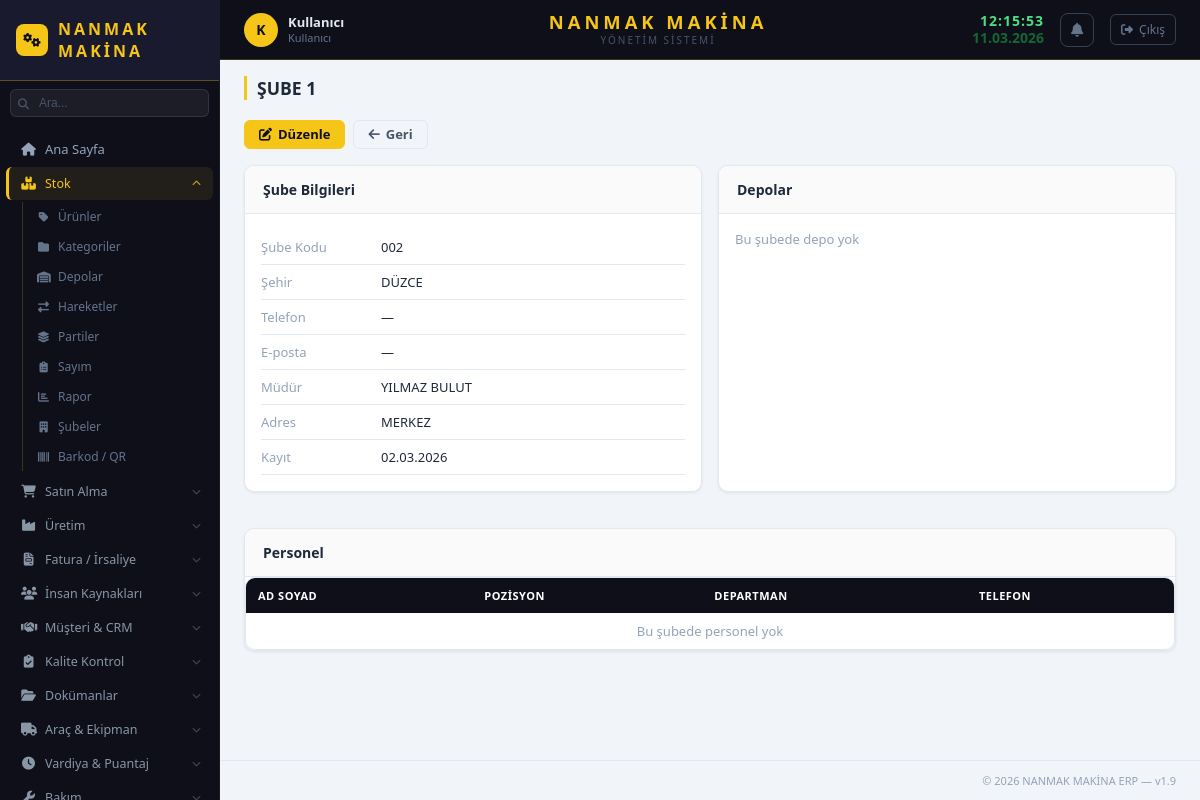
Screenshot of /stok/sube/2 (signed in) with the database file from the repository.
### app/stok/models/sistem_ayar.py (models this page shows, shortened)
class SistemAyar(db.Model):
    __tablename__ = 'sistem_ayar'
    id = db.Column(db.Integer, primary_key=True, autoincrement=True)
    anahtar = db.Column(db.String(100), unique=True, nullable=False)
    deger = db.Column(db.Text)
    aciklama = db.Column(db.String(200))
    guncelleme = db.Column(db.String(30), default=lambda: datetime.now().strftime('%d.%m.%Y %H:%M'))
    @staticmethod
    def get(anahtar, varsayilan=''):
        ayar = SistemAyar.query.filter_by(anahtar=anahtar).first()
        return ayar.deger if ayar else varsayilan

### app/stok/models/sube.py (models this page shows, shortened)
class Sube(db.Model):
    __tablename__ = 'sube'
    id = db.Column(db.Integer, primary_key=True, autoincrement=True)
    sube_kodu = db.Column(db.String(20), unique=True, nullable=False)
    sube_adi = db.Column(db.String(100), nullable=False)
    adres = db.Column(db.Text)
    sehir = db.Column(db.String(50))
    telefon = db.Column(db.String(20))
    email = db.Column(db.String(100))
    mudur = db.Column(db.String(100))
    merkez_mi = db.Column(db.Integer, default=0)  # 1 = merkez şube
    aktif = db.Column(db.Integer, default=1)
    olusturma_tarihi = db.Column(db.String(20), default=lambda: datetime.now().strftime('%d.%m.%Y'))
    depolar = db.relationship('Depo', backref='sube', lazy=True, foreign_keys='Depo.sube_id')
    personeller = db.relationship('Personel', backref='sube', lazy=True, foreign_keys='Personel.sube_id')

### app/stok/routes/sube_routes.py (the view)
@sube_bp.route('/sube/<int:id>')
def sube_detay(id):
    sube = Sube.query.get_or_404(id)
    return render_template('sube/sube_detay.html', sube=sube)

### app/__init__.py (called while the page is built)
def login_gerekli_mi(endpoint, path):
    for acik in ACIK_URLLAR:
        if path.startswith(acik):
            return False
    return True

### app/kullanici/models/kullanici.py (called while the page is built)
    def birincil_rol(self):
        if self.roller:
            return self.roller[0].rol
        return None

    def admin_mi(self):
        for kr in self.roller:
            if kr.rol and kr.rol.rol_adi == 'admin':
                return True
        return False

### app/stok/templates/sube/sube_detay.html (shortened to what this page needs)
{% extends "base.html" %}
{% block page_title %}{{ sube.sube_adi }}{% endblock %}
{% block content %}
<div style="display:flex;gap:8px;margin-bottom:16px;">
    <a href="{{ url_for('sube.sube_form', id=sube.id) }}" class="btn btn-primary"><i class="fas fa-edit"></i> Düzenle</a>
    <a href="{{ url_for('sube.sube_liste') }}" class="btn btn-ghost"><i class="fas fa-arrow-left"></i> Geri</a>
</div>
<div class="grid grid-2" style="gap:16px;">
    <div class="card">
        <div class="card-header"><h3 class="card-title">Şube Bilgileri</h3></div>
        <div style="padding:16px;">
            <table style="width:100%;font-size:13px;border-collapse:collapse;">
                {% for label, val in [('Şube Kodu', sube.sube_kodu),('Şehir', sube.sehir),('Telefon',sube.telefon),('E-posta',sube.email),('Müdür',sube.mudur),('Adres',sube.adres),('Kayıt',sube.olusturma_tarihi)] %}
                <tr style="border-bottom:1px solid var(--gri-kenar);">
                    <td style="padding:8px 0;color:var(--gri);width:120px;">{{ label }}</td>
                    <td style="padding:8px 0;font-weight:500;">{{ val or '—' }}</td>
                </tr>
                {% endfor %}
            </table>
        </div>
    </div>
    <div class="card">
        <div class="card-header"><h3 class="card-title">Depolar</h3></div>
        <div style="padding:16px;">
            {% for d in sube.depolar if d.aktif %}
            <div style="padding:8px 0;border-bottom:1px solid var(--gri-kenar);font-size:13px;">
                <i class="fas fa-warehouse" style="color:var(--sari);margin-right:6px;"></i>{{ d.depo_adi }}
                <span style="color:var(--gri);font-size:11px;margin-left:4px;">{{ d.depo_kodu }}</span>
            </div>
            {% else %}<p style="color:var(--gri);font-size:13px;">Bu şubede depo yok</p>{% endfor %}
        </div>
    </div>
    <div class="card" style="grid-column:1/-1;">
        <div class="card-header"><h3 class="card-title">Personel</h3></div>
        <div class="table-container">
            <table class="data-table">
                <thead><tr><th>Ad Soyad</th><th>Pozisyon</th><th>Departman</th><th>Telefon</th></tr></thead>
                <tbody>
                {% for p in sube.personeller if p.aktif %}
                <tr>
                    <td>{{ p.ad }} {{ p.soyad }}</td>
                    <td>{{ p.pozisyon or '—' }}</td>
                    <td>{{ p.departman or '—' }}</td>
                    <td>{{ p.telefon or '—' }}</td>
                </tr>
                {% else %}<tr><td colspan="4" style="text-align:center;color:var(--gri);">Bu şubede personel yok</td></tr>{% endfor %}
                </tbody>
            </table>
        </div>
    </div>
</div>
{% endblock %}

### app/stok/templates/base.html (shortened to what this page needs)
<!DOCTYPE html>
<html lang="tr">
<head>
    <link rel="stylesheet" href="{{ url_for('static', filename='css/main.css') }}">
    <link rel="stylesheet" href="https://cdnjs.cloudflare.com/ajax/libs/font-awesome/6.4.0/css/all.min.css">
</head>
<body>
<aside class="sidebar">
    <div class="sidebar-logo">
        {% if firma_logo %}
        <img src="{{ url_for('static', filename='img/' + firma_logo) }}"
             alt="{{ firma_adi }}" style="height:36px;max-width:140px;object-fit:contain;">
        {% else %}
        <span class="sidebar-logo-icon"><i class="fas fa-cogs"></i></span>
        <span class="sidebar-logo-text">{{ firma_adi }}</span>
        {% endif %}
    </div>
    <div class="sidebar-arama">
        <i class="fas fa-search sidebar-arama-ikon"></i>
        <input type="text" id="global-arama" placeholder="Ara..." autocomplete="off">
    </div>
    <nav class="sidebar-nav">
        <a href="/" class="nav-item {% if request.path == '/' %}active{% endif %}">
            <i class="fas fa-home"></i><span>Ana Sayfa</span>
        </a>
        <div class="nav-group">
            <div class="nav-group-title" id="btn-stok-menu">
                <i class="fas fa-boxes ng-icon"></i>
                <span class="ng-label">Stok</span>
                <i class="fas fa-chevron-down ng-arrow"></i>
            </div>
            <div id="stok-menu" class="nav-submenu">
                <a href="{{ url_for('stok.urun_liste') }}"><i class="fas fa-tag"></i> Ürünler</a>
                <a href="{{ url_for('kategori.kategori_liste') }}"><i class="fas fa-folder"></i> Kategoriler</a>
                <a href="{{ url_for('depo.depo_liste') }}"><i class="fas fa-warehouse"></i> Depolar</a>
                <a href="{{ url_for('hareket.hareket_liste') }}"><i class="fas fa-exchange-alt"></i> Hareketler</a>
                <a href="{{ url_for('parti.parti_liste') }}"><i class="fas fa-layer-group"></i> Partiler</a>
                <a href="{{ url_for('sayim.sayim_liste') }}"><i class="fas fa-clipboard-list"></i> Sayım</a>
                <a href="{{ url_for('rapor.mevcut_stok_raporu') }}"><i class="fas fa-chart-bar"></i> Rapor</a>
                <a href="{{ url_for('sube.sube_liste') }}"><i class="fas fa-building"></i> Şubeler</a>
                <a href="{{ url_for('barkod.barkod_panel') }}"><i class="fas fa-barcode"></i> Barkod / QR</a>
            </div>
        </div>
        <div class="nav-group">
            <div class="nav-group-title" id="btn-satin-menu">
                <i class="fas fa-shopping-cart ng-icon"></i>
                <span class="ng-label">Satın Alma</span>
                <i class="fas fa-chevron-down ng-arrow"></i>
            </div>
        </div>
        <div class="nav-group">
            <div class="nav-group-title" id="btn-uretim-menu">
                <i class="fas fa-industry ng-icon"></i>
                <span class="ng-label">Üretim</span>
                <i class="fas fa-chevron-down ng-arrow"></i>
            </div>
        </div>
        <div class="nav-group">
            <div class="nav-group-title" id="btn-fatura-menu">
                <i class="fas fa-file-invoice ng-icon"></i>
                <span class="ng-label">Fatura / İrsaliye</span>
                <i class="fas fa-chevron-down ng-arrow"></i>
            </div>
        </div>
        {% if session.get('admin') or yetki.get('ik') %}
        <div class="nav-group">
            <div class="nav-group-title" id="btn-ik-menu">
                <i class="fas fa-users ng-icon"></i>
                <span class="ng-label">İnsan Kaynakları</span>
                <i class="fas fa-chevron-down ng-arrow"></i>
            </div>
        </div>
        {% endif %}
        {% if aktif_moduller.get('crm') %}
        <div class="nav-group">
            <div class="nav-group-title" id="btn-crm-menu">
                <i class="fas fa-handshake ng-icon"></i>
                <span class="ng-label">Müşteri & CRM</span>
                <i class="fas fa-chevron-down ng-arrow"></i>
            </div>
        </div>
        {% endif %}
        {% if aktif_moduller.get('kalite') %}
        <div class="nav-group">
            <div class="nav-group-title" id="btn-kalite-menu">
                <i class="fas fa-clipboard-check ng-icon"></i>
                <span class="ng-label">Kalite Kontrol</span>
                <i class="fas fa-chevron-down ng-arrow"></i>
            </div>
        </div>
        {% endif %}
        {% if aktif_moduller.get('dokuman') %}
        <div class="nav-group">
            <div class="nav-group-title" id="btn-dokuman-menu">
                <i class="fas fa-folder-open ng-icon"></i>
                <span class="ng-label">Dokümanlar</span>
                <i class="fas fa-chevron-down ng-arrow"></i>
            </div>
        </div>
        {% endif %}
        {% if aktif_moduller.get('arac') %}
        <div class="nav-group">
            <div class="nav-group-title" id="btn-arac-menu">
                <i class="fas fa-truck ng-icon"></i>
                <span class="ng-label">Araç & Ekipman</span>
                <i class="fas fa-chevron-down ng-arrow"></i>
            </div>
        </div>
        {% endif %}
        {% if aktif_moduller.get('vardiya') %}
        <div class="nav-group">
            <div class="nav-group-title" id="btn-vardiya-menu">
                <i class="fas fa-clock ng-icon"></i>
                <span class="ng-label">Vardiya & Puantaj</span>
                <i class="fas fa-chevron-down ng-arrow"></i>
            </div>
        </div>
        {% endif %}
        {% if aktif_moduller.get('bakim') %}
        <div class="nav-group">
            <div class="nav-group-title" id="btn-bakim-menu">
                <i class="fas fa-wrench ng-icon"></i>
                <span class="ng-label">Bakım</span>
                <i class="fas fa-chevron-down ng-arrow"></i>
            </div>
        </div>
        {% endif %}
    </nav>
</aside>
<div class="main-wrapper">
    <header class="top-header">
        <div class="header-left">
            <a href="{{ url_for('kullanici.profil') }}" class="header-user" title="Profilim" style="text-decoration:none;">
                <div class="header-user-avatar">{{ session.get('tam_ad', 'K')[:1] | upper }}</div>
                <div class="header-user-info">
                    <span class="header-user-name">{{ session.get('tam_ad', 'Kullanıcı') }}</span>
                    <span class="header-user-role">{% if session.get('admin') %}Admin{% else %}Kullanıcı{% endif %}</span>
                </div>
            </a>
        </div>
        <div class="header-center">
            <div class="header-firma">{{ firma_adi }}</div>
            <div class="header-firma-alt">{{ firma_alt_baslik }}</div>
        </div>
        <div class="header-right">
            <div class="header-datetime">
                <span class="header-saat" id="header-saat">--:--:--</span>
                <span class="header-tarih" id="header-tarih">--.--.----</span>
            </div>
            <div class="bildirim-wrapper" id="bildirim-wrapper">
                <button class="bildirim-btn" onclick="toggleBildirimler()" title="Bildirimler">
                    <i class="fas fa-bell"></i>
                </button>
            </div>
            <a href="{{ url_for('kullanici.cikis') }}" class="header-cikis" title="Çıkış Yap">
                <i class="fas fa-sign-out-alt"></i>
                <span>Çıkış</span>
            </a>
        </div>
    </header>
    <div class="page-header">
        <h2 class="page-title">{% block page_title %}{% endblock %}</h2>
    </div>
    <main class="main-content">
        {% block content %}{% endblock %}
    </main>
    <footer class="footer">
        <span>© 2026 {{ firma_adi }} ERP — v1.9</span>
    </footer>
</div>
</body>
</html>

### app/stok/templates/base.html (style rules this page uses)
.bildirim-wrapper { position: relative; }
.bildirim-btn { background: none; border: 1px solid #334155; color: #64748b; width: 34px; height: 34px; border-radius: 8px; cursor: pointer; display: flex; align-items: center; justify-content: center; font-size: 14px; transition: all 0.15s; position: relative; }
.sidebar-arama { padding: 8px 10px; position: relative; }
.sidebar-arama input { width: 100%; background: rgba(255,255,255,0.06); border: 1px solid rgba(255,255,255,0.1); border-radius: 6px; padding: 6px 8px 6px 28px; color: #94a3b8; font-size: 12px; outline: none; transition: all 0.15s; }
.sidebar-arama input::placeholder { color: #475569; }
.sidebar-arama-ikon { position: absolute; left: 18px; top: 50%; transform: translateY(-50%); color: #475569; font-size: 11px; pointer-events: none; }

### rows the page displays
SistemAyar: deger "NANMAK MAKİNA"
SistemAyar: deger "YÖNETIM SISTEMI"
Sube: sube_adi "ŞUBE 1", label "Şube Kodu", sube_kodu "002", label "Şehir", sehir "DÜZCE", label "Müdür", mudur "YILMAZ BULUT", label "Adres", adres "MERKEZ", label "Kayıt", olusturma_tarihi "02.03.2026"

### other values shown
{{ session.get('tam_ad', 'K')[:1] | upper }} "K"
{{ session.get('tam_ad', 'Kullanıcı') }} "Kullanıcı"
{{ label }} "Telefon" "E-posta"
{{ val or '—' }} "—" "—"
